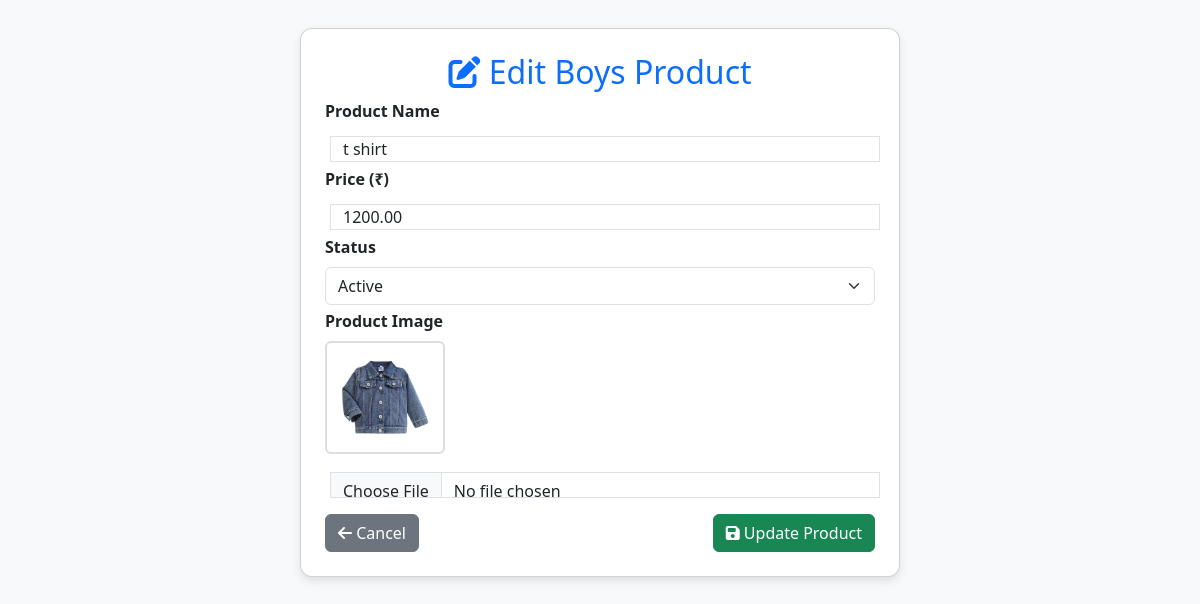
The app's page /admin/edit_product.php?id=19 with its own data.
### tables this page shows
CREATE TABLE `boys_product` (
  `id` int(11) NOT NULL,
  `name` varchar(100) NOT NULL,
  `price` decimal(10,2) NOT NULL,
  `image_path` varchar(255) NOT NULL,
  `status` enum('active','inactive') DEFAULT 'active',
  `created_at` timestamp NOT NULL DEFAULT current_timestamp()
);

### admin/edit_product.php (the view, shortened to what this page needs)
<?php
$conn = new mysqli("localhost", "root", "", "ecommerce_db");
$id = intval($_GET['id']);
$section = $_GET['section'] ?? 'boys';
$table = ($section === 'girls') ? "girls_product" : "boys_product";
$result = $conn->query("SELECT * FROM $table WHERE id = $id");
$product = $result->fetch_assoc();
?>
<!DOCTYPE html>
<html lang="en">
<head>
    <link rel="stylesheet" href="/e-commerce/admin/assets/bootstrap.min.css">
    <link rel="stylesheet" href="https://cdnjs.cloudflare.com/ajax/libs/font-awesome/6.4.0/css/all.min.css">
</head>
<body class="p-4">
    <div class="container">
        <div class="card p-4 mt-1">
            <h2 class="mb-1 text-center text-primary">
                <i class="fa-solid fa-pen-to-square"></i> Edit <?php echo ucfirst($section); ?> Product
            </h2>
            <form method="post" enctype="multipart/form-data" class="mt-1">
                <div class="mb-1">
                    <label class="form-label">Product Name</label>
                    <input type="text" name="name" value="<?php echo htmlspecialchars($product['name']); ?>"
                        class="form-control" required
                        oninput="this.value = this.value.replace(/[^a-zA-Z0-9 ]/g, '');">
                </div>
                <div class="mb-1">
                    <label class="form-label">Price (₹)</label>
                    <input type="number" step="0.01" name="price" value="<?php echo $product['price']; ?>"
                        class="form-control" required>
                </div>
                <div class="mb-1">
                    <label class="form-label">Status</label>
                    <select name="status" class="form-select">
                        <option value="active" <?php if ($product['status']==='active') echo 'selected'; ?>>Active</option>
                    </select>
                </div>
                <div class="mb-3">
                    <label class="form-label">Product Image</label><br>
                    <img src="<?php echo $product['image_path']; ?>" class="preview" width="120">
                    <input type="file" name="image" class="form-control mt-2">
                </div>
                <div class="d-flex justify-content-between">
                    <a href="dashboard.php" class="btn btn-secondary">
                        <i class="fa-solid fa-arrow-left"></i> Cancel
                    </a>
                    <button type="submit" class="btn btn-success">
                        <i class="fa-solid fa-floppy-disk"></i> Update Product
                    </button>
                </div>
            </form>
        </div>
    </div>
</body>
</html>

### admin/edit_product.php (style rules this page uses)
body { background: #f8f9fa; }
.card { width: 600px; margin: auto; border-radius: 12px; box-shadow: 0px 4px 10px rgba(0, 0, 0, 0.1); }
.form-label { font-weight: 600; }
img.preview { border: 2px solid #ddd; border-radius: 6px; padding: 4px; margin-bottom: 10px; }

### records on screen
boys_product: name "t shirt", price "1200.00", status "Active", image_path (picture)

### other values on screen
$section "Boys"
